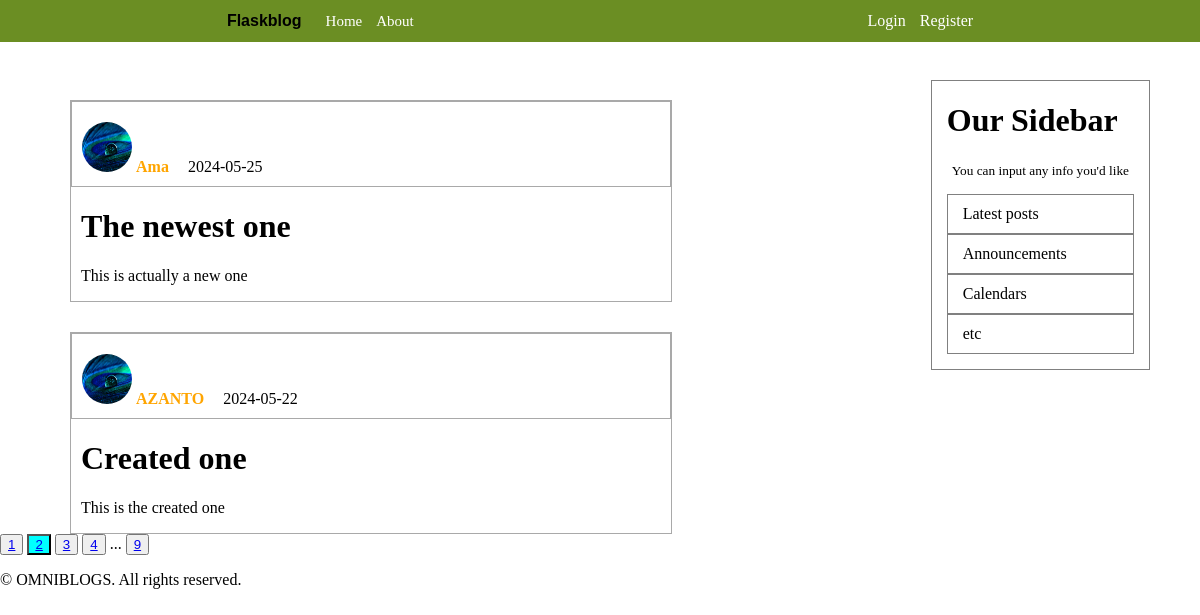
Screenshot of /?page=2 with the database file from the repository.
### flaskblog/models.py (models this page shows, shortened)
class Post(db.Model):
    id = db.Column(db.Integer, primary_key =True)
    title = db.Column(db.String(100), nullable=False)
    date_posted=db.Column(db.DateTime, nullable=False, default=datetime.utcnow)
    content = db.Column(db.Text, nullable = False)
    user_id = db.Column(db.Integer, db.ForeignKey('user.id'), nullable=False)

class User(db.Model, UserMixin):
    id = db.Column(db.Integer, primary_key=True)
    username = db.Column(db.String(20), nullable=False, unique= True)
    email = db.Column(db.String(120), nullable=False, unique=True)
    image_file = db.Column(db.String(20), nullable=False, default='default.jpg')
    password = db.Column(db.String(60), nullable=False)
    posts = db.relationship('Post', backref='author', lazy=True)

### flaskblog/main/routes.py (the view)
@main.route("/home")
@main.route("/")
def home():
    page=request.args.get('page', 1, type=int)
    posts = Post.query.order_by(Post.date_posted.desc()).paginate(per_page=2, page=page)
    return render_template('home.html', posts=posts)

### flaskblog/templates/home.html
{% extends 'layout.html' %}
{% block content %}
    {% for post in posts.items %}
    <div class="blog-container">
        <div class="aut-date">
            <img class="pro-pic" src="{{ url_for('static',filename='profile_pics/' + post.author.image_file) }}">
            <a href="{{ url_for('users.user_posts', username=post.author.username) }}" class="aut-link">{{ post.author.username }}</a>
            <p class="dte">{{ post.date_posted.strftime('%Y-%m-%d') }}</p>
        </div>
        <h1><a href="{{ url_for('posts.post', post_id=post.id) }}" class="tit-link">{{ post.title }}</a></h1>
        <p class="cnt">{{ post.content }}</p>
    </div>
   {% endfor %}
   {% for page_num in posts.iter_pages(left_edge=1, right_edge=1, left_current=1, right_current=2) %}
    {% if page_num %}
        {% if posts.page==page_num %}
            <button class="main-page"><a href="{{ url_for('main.home', page=page_num) }}">{{ page_num }}</a></button>
        {% else %}
            <button><a href="{{ url_for('main.home', page=page_num) }}">{{ page_num }}</a></button>
        {% endif %}
    {% else %}
        ...
    {% endif %}
   {% endfor %}
   <div>
    <p>&copy; {{ current_year }} OMNIBLOGS. All rights reserved.</p>
   </div>
{% endblock content %}

### flaskblog/static/main.css (style rules this page uses)
body { background-color: white; margin: 0; }

### flaskblog/static/home.css (style rules this page uses)
.blog-container { border: 1px solid darkgray; width: 600px; margin-top: 100px; margin-left: 70px; }
.aut-date { padding-left: 10px; padding-right: 10px; padding-top: 10px; padding-bottom: 10px; border: 1px solid darkgray; }
.aut-link { text-decoration: none; color: orange; font-weight: bold; cursor: pointer; }
.dte { display: inline; flex-direction: row; margin-left: 15px; }
.tit-link { margin-left: 10px; text-decoration: none; color: black; cursor: pointer; }
.cnt { margin-left: 10px; }
.blog-container + .blog-container { margin-top: 30px; }
.main-page { background-color: aqua; }

### flaskblog/static/account.css (style rules this page uses)
.pro-pic { height: 50px; width: 50px; border-radius: 25px; margin-top: 10px; }

### rows the page displays
Post: image_file (placeholder picture), author.username "Ama", date_posted "2024-05-25", title "The newest one", content "This is actually a new one"
Post: image_file (placeholder picture), author.username "AZANTO", date_posted "2024-05-22", title "Created one", content "This is the created one"

### other values shown
{{ page_num }} "1" "3" "4" "9"
{{ page_num }} "2"
